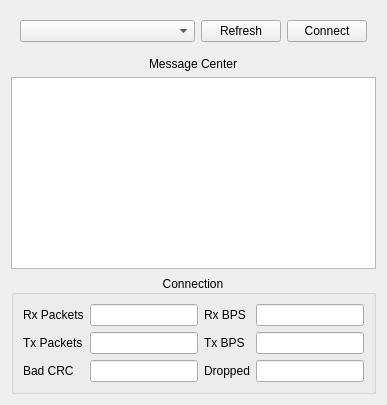
      <widget class="QFrame" name="verticalFrame_2">
       <property name="sizePolicy">
        <sizepolicy hsizetype="Expanding" vsizetype="Preferred">
         <horstretch>0</horstretch>
         <verstretch>0</verstretch>
        </sizepolicy>
       </property>
       <layout class="QVBoxLayout" name="verticalLayout_5">
        <item>
         <widget class="QFrame" name="horizontalFrame_2">
          <property name="sizePolicy">
           <sizepolicy hsizetype="Preferred" vsizetype="Fixed">
            <horstretch>0</horstretch>
            <verstretch>0</verstretch>
           </sizepolicy>
          </property>
          <layout class="QHBoxLayout" name="horizontalLayout_2">
           <property name="spacing">
            <number>6</number>
           </property>
           <property name="sizeConstraint">
            <enum>QLayout::SetDefaultConstraint</enum>
           </property>
           <item>
            <widget class="QComboBox" name="portsComboBox">
             <property name="sizePolicy">
              <sizepolicy hsizetype="MinimumExpanding" vsizetype="Fixed">
               <horstretch>0</horstretch>
               <verstretch>0</verstretch>
              </sizepolicy>
             </property>
             <property name="minimumSize">
              <size>
               <width>100</width>
               <height>0</height>
              </size>
             </property>
            </widget>
           </item>
           <item>
            <widget class="QPushButton" name="refreshPortsButton">
             <property name="sizePolicy">
              <sizepolicy hsizetype="Fixed" vsizetype="Fixed">
               <horstretch>0</horstretch>
               <verstretch>0</verstretch>
              </sizepolicy>
             </property>
             <property name="text">
              <string>Refresh</string>
             </property>
            </widget>
           </item>
           <item>
            <widget class="QPushButton" name="connectButton">
             <property name="sizePolicy">
              <sizepolicy hsizetype="Fixed" vsizetype="Fixed">
               <horstretch>0</horstretch>
               <verstretch>0</verstretch>
              </sizepolicy>
             </property>
             <property name="text">
              <string>Connect</string>
             </property>
            </widget>
           </item>
          </layout>
         </widget>
        </item>
        <item alignment="Qt::AlignHCenter">
         <widget class="QLabel" name="messageCenterLabel">
          <property name="sizePolicy">
           <sizepolicy hsizetype="Preferred" vsizetype="Maximum">
            <horstretch>0</horstretch>
            <verstretch>0</verstretch>
           </sizepolicy>
          </property>
          <property name="text">
           <string>Message Center</string>
          </property>
          <property name="alignment">
           <set>Qt::AlignCenter</set>
          </property>
         </widget>
        </item>
        <item>
         <widget class="QTextEdit" name="messageCenterTextEdit">
          <property name="sizePolicy">
           <sizepolicy hsizetype="MinimumExpanding" vsizetype="Preferred">
            <horstretch>0</horstretch>
            <verstretch>0</verstretch>
           </sizepolicy>
          </property>
          <property name="minimumSize">
           <size>
            <width>250</width>
            <height>0</height>
           </size>
          </property>
          <property name="readOnly">
           <bool>true</bool>
          </property>
         </widget>
        </item>
        <item>
         <widget class="QGroupBox" name="connectionGroupBox">
          <property name="sizePolicy">
           <sizepolicy hsizetype="Preferred" vsizetype="Fixed">
            <horstretch>0</horstretch>
            <verstretch>0</verstretch>
           </sizepolicy>
          </property>
          <property name="title">
           <string>Connection</string>
          </property>
          <property name="alignment">
           <set>Qt::AlignCenter</set>
          </property>
          <layout class="QGridLayout" name="gridLayout_2">
           <item row="0" column="0">
            <widget class="QLabel" name="label_19">
             <property name="text">
              <string>Rx Packets</string>
             </property>
            </widget>
           </item>
           <item row="1" column="1">
            <widget class="QLineEdit" name="txPacketsLineEdit">
             <property name="alignment">
              <set>Qt::AlignCenter</set>
             </property>
             <property name="readOnly">
              <bool>true</bool>
             </property>
            </widget>
           </item>
           <item row="1" column="2">
            <widget class="QLabel" name="label_22">
             <property name="text">
              <string>Tx BPS</string>
             </property>
            </widget>
           </item>
           <item row="1" column="3">
            <widget class="QLineEdit" name="txBPSLineEdit">
             <property name="alignment">
              <set>Qt::AlignCenter</set>
             </property>
             <property name="readOnly">
              <bool>true</bool>
             </property>
            </widget>
           </item>
           <item row="0" column="3">
            <widget class="QLineEdit" name="rxBPSLineEdit">
             <property name="alignment">
              <set>Qt::AlignCenter</set>
             </property>
             <property name="readOnly">
              <bool>true</bool>
             </property>
            </widget>
           </item>
           <item row="0" column="2">
            <widget class="QLabel" name="label_21">
             <property name="text">
              <string>Rx BPS</string>
             </property>
            </widget>
           </item>
           <item row="1" column="0">
            <widget class="QLabel" name="label_20">
             <property name="text">
              <string>Tx Packets</string>
             </property>
            </widget>
           </item>
           <item row="0" column="1">
            <widget class="QLineEdit" name="rxPacketsLineEdit">
             <property name="alignment">
              <set>Qt::AlignCenter</set>
             </property>
             <property name="readOnly">
              <bool>true</bool>
             </property>
            </widget>
           </item>
           <item row="2" column="0">
            <widget class="QLabel" name="label_47">
             <property name="text">
              <string>Bad CRC</string>
             </property>
            </widget>
           </item>
           <item row="2" column="1">
            <widget class="QLineEdit" name="badCRCLineEdit">
             <property name="alignment">
              <set>Qt::AlignCenter</set>
             </property>
             <property name="readOnly">
              <bool>true</bool>
             </property>
            </widget>
           </item>
           <item row="2" column="2">
            <widget class="QLabel" name="label_48">
             <property name="text">
              <string>Dropped</string>
             </property>
            </widget>
           </item>
           <item row="2" column="3">
            <widget class="QLineEdit" name="droppedLineEdit">
             <property name="alignment">
              <set>Qt::AlignCenter</set>
             </property>
             <property name="readOnly">
              <bool>true</bool>
             </property>
            </widget>
           </item>
          </layout>
         </widget>
        </item>
       </layout>
      </widget>
